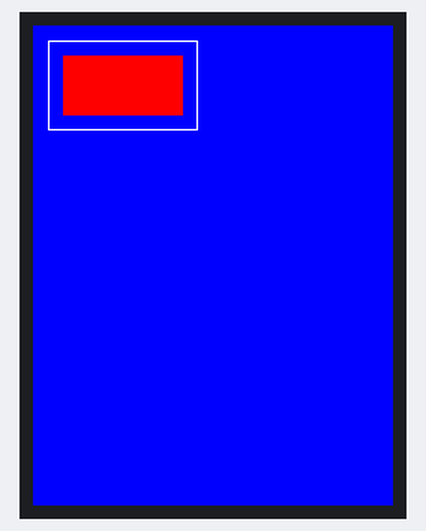
Bench run of a program on a simulated Raspberry Pi Pico running MicroPython. On the bench: 240×320 colour display. At 0.4 s the program stops and its outputs stay as they are.

Above: at 0.4 s.

The program:

spi_display.py
```python
from machine import Pin, SPI
from ili9341 import Display, color565

# SPI0 for the TFT display
spi = SPI(0, baudrate=40000000, sck=Pin(6), mosi=Pin(7))
display = Display(spi, dc=Pin(15), cs=Pin(13), rst=Pin(14))

# Clear screen to blue
display.clear(color565(0, 0, 255))

# Draw a white rectangle
display.draw_rectangle(10, 10, 100, 60, color565(255, 255, 255))

# Fill a red rectangle
display.fill_rectangle(20, 20, 80, 40, color565(255, 0, 0))

# Draw text (requires font file)
# display.draw_text8x8(10, 10, "Hello Pico!", color565(255,255,255))
```
